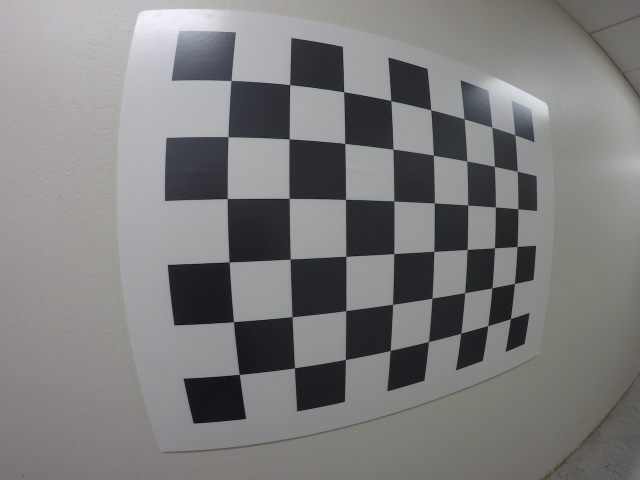
#> input picture camera_cal/GOPR0032.jpg, 1280 x 960 px (shown at 1/2 size); its folder holds only this picture in this run; the run also reads 1 picture not shown here
$ jupyter execute --allow-errors report.ipynb   (shell and % lines are left out)   (older library calls are emulated)
#> lines starting #> are read from the running program, lines starting #| are printed output that depends on the picture; after the words box and inside, x2 and y2 are one past the last pixel; in counts of white or black regions, pixels touching at a corner belong together
# Advanced lane finding project.
This jupyter notebook is used to find the lane lines on the road. First define the functions and test on test images.
Then, define a pipeline to process video and test on the project_video.mp4.

First, compute the camera matrix and distortion coefficients.

calibration.py

[cell 1]
import numpy as np
import cv2
import glob
import pickle

#Compute the camera calibration matrix and distortion coefficients given a set of chessboard images.
# prepare object points, like (0,0,0), (1,0,0), (2,0,0) ....,(6,5,0)
objp = np.zeros((6*8,3), np.float32)
objp[:,:2] = np.mgrid[0:8, 0:6].T.reshape(-1,2)

# Arrays to store object points and image points from all the images.
objpoints = [] # 3d points in real world space
imgpoints = [] # 2d points in image plane.

# Make a list of calibration images
images = glob.glob('camera_cal/GO*.jpg')

# Step through the list and search for chessboard corners
for idx, fname in enumerate(images):
    img = cv2.imread(fname)
#> img is the input picture: shape (960, 1280, 3); mean B, G, R 124.7, 124.9, 125.1
    gray = cv2.cvtColor(img, cv2.COLOR_BGR2GRAY)

    # Find the chessboard corners
    ret, corners = cv2.findChessboardCorners(gray, (8,6), None)
#> ret = True; corners = 48 rows, first 8: [462.6, 161.3], [579.9, 169.7], [687.9, 184.1], [782.3, 201.7], [862.1, 220.2], [928.7, 238.1], [984.4, 254.6], [1030.1, 270]

    # If found, add object points, image points
    if ret == True:
        objpoints.append(objp)
        imgpoints.append(corners)

# Test undistortion on an image
img = cv2.imread('test_images/test4.jpg')
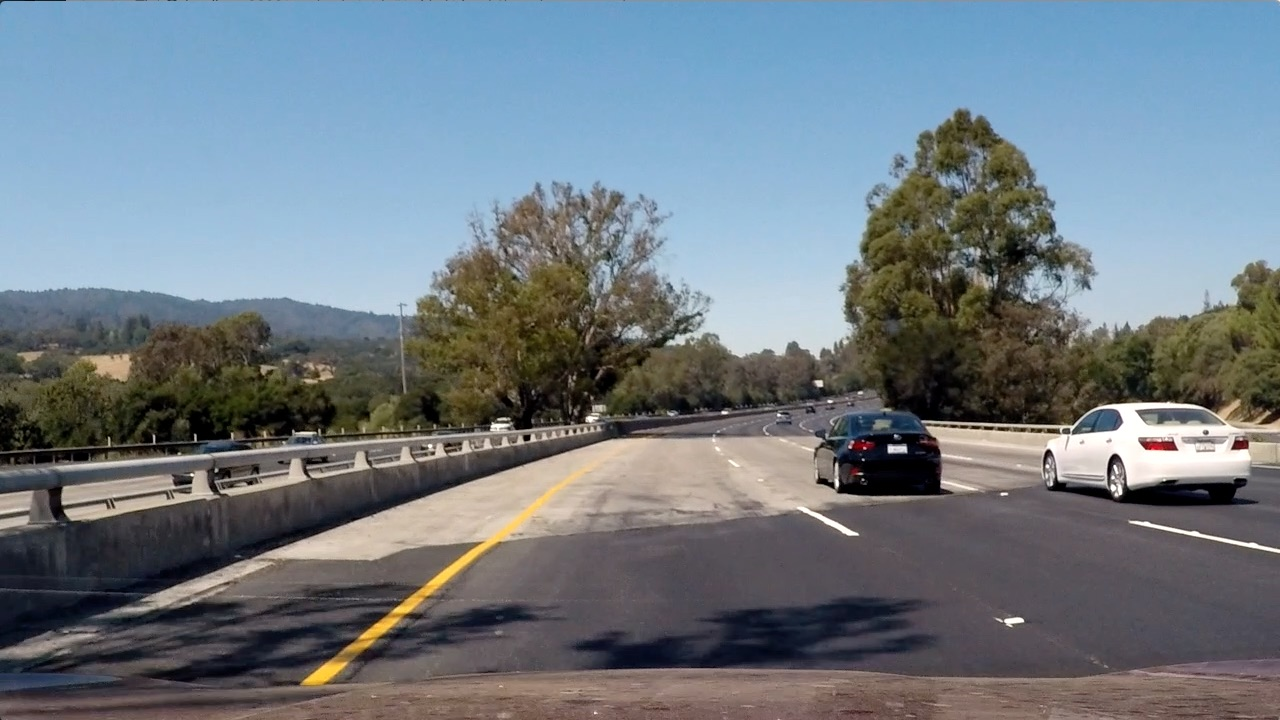
#> input picture test_images/test4.jpg, 1280 x 720 px
#> img is the input picture: shape (720, 1280, 3); mean B, G, R 130.9, 122.7, 112.2
img_size = (img.shape[1], img.shape[0])

# Do camera calibration given object points and image points
ret, mtx, dist, rvecs, tvecs = cv2.calibrateCamera(objpoints, imgpoints, img_size,None,None)
#> ret = 0.275; mtx = [[524.9, 0, 639.8], [0, 525.6, 498.8], [0, 0, 1]]; dist = [[-0.241, 0.106, -0.000502, 0.00512, -0.0337]]; rvecs = ([0.0865, -0.305, -0.026],); tvecs = ([-1.48, -2.79, 3.77],)

# Save the camera calibration result for later use (we won't worry about rvecs / tvecs)
dist_pickle = {}
dist_pickle["mtx"] = mtx
dist_pickle["dist"] = dist
pickle.dump( dist_pickle, open("dist_pickle.p", "wb"))

Define the functions to do perspective transformation

perspective_transform.py

[cell 2]
def compute_M_Minv():
    '''
    This is used to compute M and Minv
    :return:
    '''
    # src points x,y 280,720   1250, 720 590, 450  710, 450
    src = np.float32([[595, 460], [715, 460], [280, 720], [1260, 720]])

    # c) define 4 destination points dst = np.float32([[,],[,],[,],[,]])
    dst = np.float32([[350, 0], [950, 0], [350, 720], [950, 720]])

    # d) use cv2.getPerspectiveTransform() to get M, the transform matrix
    M = cv2.getPerspectiveTransform(src, dst)
    Minv = cv2.getPerspectiveTransform(dst, src)
    return M, Minv


def pt(img, M):
    '''
    This is used to apply perspective transform
    :param img:
    :param M:
    :return:
    '''
    # e) use cv2.warpPerspective() to warp your image to a top-down view
    img_size = (img.shape[1], img.shape[0])
    warped = cv2.warpPerspective(img, M, img_size, flags = cv2.INTER_LINEAR)
    return warped

Define the functions to do thresholding and perspective transformation.

thresholding.py

[cell 3]
import matplotlib.image as mpimg
#read the camera calibration result
with open('dist_pickle.p', mode='rb') as f:
    dist_pickle = pickle.load(f)


def region_of_interest(img, vertices):
    """
    Applies an image mask.

    Only keeps the region of the image defined by the polygon
    formed from `vertices`. The rest of the image is set to black.
    """
    #defining a blank mask to start with
    mask = np.zeros_like(img)

    #defining a 3 channel or 1 channel color to fill the mask with depending on the input image
    if len(img.shape) > 2:
        channel_count = img.shape[2]  # i.e. 3 or 4 depending on your image
        ignore_mask_color = (255,) * channel_count
    else:
        ignore_mask_color = 1

    #filling pixels inside the polygon defined by "vertices" with the fill color
    cv2.fillPoly(mask, vertices, ignore_mask_color)

    #returning the image only where mask pixels are nonzero
    masked_image = cv2.bitwise_and(img, mask)
    return masked_image


def abs_sobel_thresh(img, thresh_min=0, thresh_max=255):
    '''
    This is used to apply x gradient.
    :param img:
    :param thresh_min:
    :param thresh_max:
    :return:
    '''
    # Apply the following steps to img
    # 1) Convert to grayscale
    gray = cv2.cvtColor(img, cv2.COLOR_RGB2GRAY)
    # 2) Take the derivative in x or y given orient = 'x' or 'y'
    sobelx = cv2.Sobel(gray, cv2.CV_64F, 1, 0)
    # 3) Take the absolute value of the derivative or gradient
    abs_sobelx = np.absolute(sobelx)
    # 4) Scale to 8-bit (0 - 255) then convert to type = np.uint8
    scaled_sobel = np.uint8(255 * abs_sobelx/np.max(abs_sobelx))
    # 5) Create a mask of 1's where the scaled gradient magnitude
            # is > thresh_min and < thresh_max
    binary_output = np.zeros_like(scaled_sobel)
    binary_output[(scaled_sobel >= thresh_min) & (scaled_sobel <= thresh_max)] = 1
    # 6) Return this mask as your binary_output image
    return binary_output


def color_mask(img):
    '''
    This is used to convert the color space to HSV, and pick yellow lane and white lane according to the color range.
    :param img:
    :return:
    '''

    dst = cv2.cvtColor(img, cv2.COLOR_RGB2HSV)

    yellow_hsv_low = np.array([0, 80, 0])
    yellow_hsv_high = np.array([80, 255, 255])

    white_hsv_low = np.array([20, 0, 180])
    white_hsv_high = np.array([255, 80, 255])

    mask_yellow = cv2.inRange(dst, yellow_hsv_low, yellow_hsv_high)
    mask_white = cv2.inRange(dst, white_hsv_low, white_hsv_high)
    return mask_yellow+mask_white


def thresholding(img, M):
    '''
    This is used to combine X gradient and color selection.
    :param img:
    :return:
    '''
    #undistort
    dst = cv2.undistort(img, dist_pickle["mtx"], dist_pickle["dist"], None, dist_pickle["mtx"])

    #mpimg.imsave("output_images/undistort/test6.png", dst)

    #apply region mask
    imshape = dst.shape
    vertices = np.array([[(50, imshape[0]), (0.472 * imshape[1], 400),
                          (0.528 * imshape[1], 400),
                          (imshape[1] - 50, imshape[0])]], dtype=np.int32)
    region = region_of_interest(dst, vertices)

    #apply perspective transform
    region = pt(region, M)

    #apply color selection
    color = color_mask(region)

    #apply x gradient.
    grad_binary = abs_sobel_thresh(region, thresh_min=10, thresh_max=50)

    #use hough transform to clean the pixels found by grad_binary
    # Define the Hough transform parameters
    rho = 1  # distance resolution in pixels of the Hough grid
    theta = np.pi / 180  # angular resolution in radians of the Hough grid
    threshold = 30  # minimum number of votes (intersections in Hough grid cell)
    min_line_length = 30  # minimum number of pixels making up a line
    max_line_gap = 0  # maximum gap in pixels between connectable line segments

    line_image = np.copy(color) * 0  # creating a blank to draw lines on

    lines = cv2.HoughLinesP(grad_binary, rho, theta, threshold, np.array([]),
                            min_line_length, max_line_gap)
    for line in lines:
        for x1, y1, x2, y2 in line:
            cv2.line(line_image, (x1, y1), (x2, y2), 255, thickness=1)

    #combine x sobel and color selection
    combined = np.zeros_like(color)
    combined[(color == 255) | (line_image == 255)] = 1

    #mpimg.imsave("output_images/threshold/test6.png", combined, cmap='gray')


    return combined


# [54 lines left out: function thresholding2, not called in this run]

# Test on images
First, show the test image.

[cell 4]
import matplotlib.pyplot as plt
M, Minv = compute_M_Minv()
img = mpimg.imread('test_images/test1.jpg')
plt.imshow(img)

Test thresholding.

[cell 5]
warped = thresholding(img, M)
#> in thresholding, `lines = cv2.HoughLinesP(grad_binary, rho, theta, threshold, np.array([..`: lines = 37 rows, first 6: [26, 303, 37, 200], [24, 253, 27, 212], [49, 95, 54, 62], [36, 195, 44, 147], [34, 192, 43, 117], [41, 79, 45, 47]
#> the loop in thresholding, `for line in lines:` made 37 passes
#> after the loop in thresholding, `for line in lines:`:
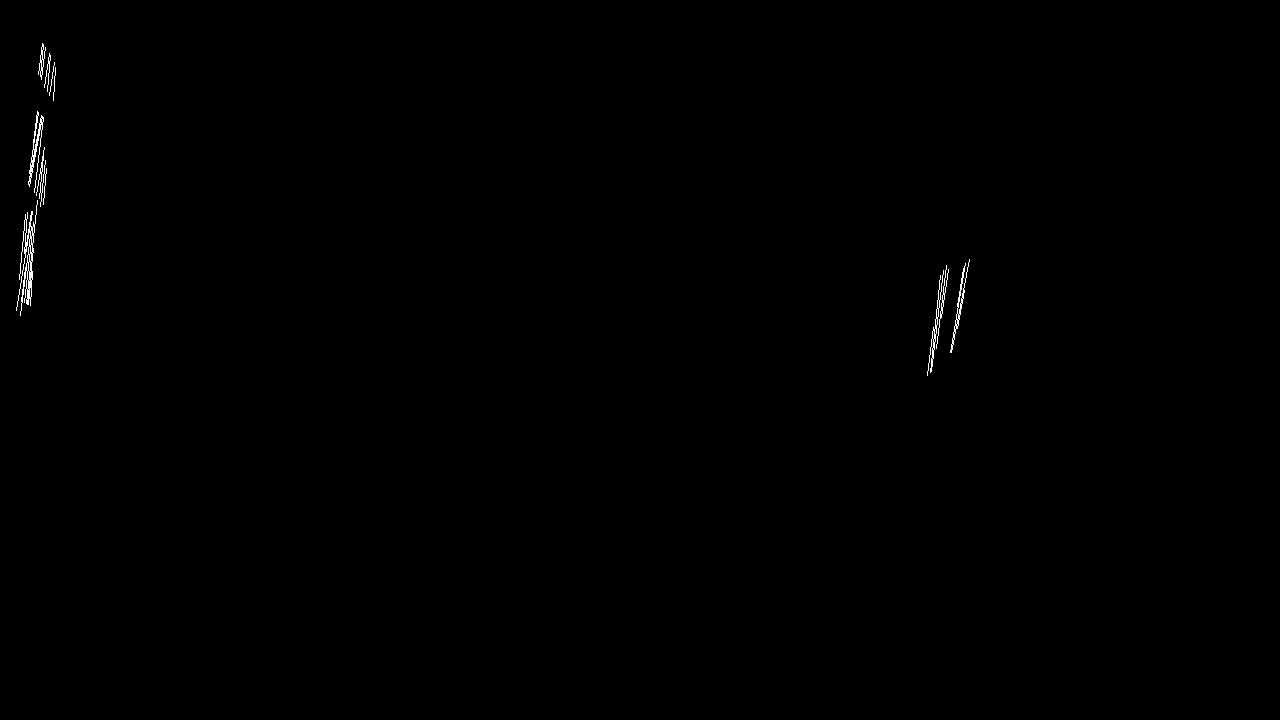
#> line_image: shape (720, 1280); 0.22% white in thin lines or dots, all inside (x1, y1, x2, y2) = (16, 43, 970, 376)
plt.imshow(warped, cmap = 'gray')

Define the functions to find the lane pixels and drawing curvature and vehicle position and draw back to the original
images.

lane_finding.py

[cell 6]
def lane_finding(warped):
    '''
    This is used to find all lane line pixels.
    :param warped:
    :return:
    '''
    lefty, leftx, righty, rightx = [], [], [], []

    #slide window size
    window_height = 100
    window_width_half = 60

    #the bottom half
    histogram = np.sum(warped[warped.shape[0]//2:,:], axis=0)

    peak_left = np.argmax(histogram[:warped.shape[1]//2])
    peak_right = np.argmax(histogram[warped.shape[1]//2:]) + warped.shape[1]//2

    #Add some points to make the line more robust.
    for i in range(100):
        righty.append(720)
        rightx.append(peak_right)

    for offset in range(warped.shape[0],-1, -window_height):
        if offset - window_height < 0:
            start = 0
        else:
            start = offset - window_height

        for y in range(start, offset):
            for x in range(peak_left - window_width_half, peak_left + window_width_half + 1):
                if warped[y, x] == 1:
                    leftx.append(x)
                    lefty.append(y)

            for x in range(peak_right - window_width_half, peak_right + window_width_half + 1):
                if warped[y, x] == 1:
                    rightx.append(x)
                    righty.append(y)

        histogram_left = np.sum(warped[start:offset, peak_left - window_width_half:peak_left + window_width_half + 1], axis=0)
        histogram_right = np.sum(warped[start:offset, peak_right - window_width_half:peak_right + window_width_half + 1], axis=0)

        try:
            if histogram_left.max() > 5:
                peak_left = np.argmax(histogram_left) + peak_left - window_width_half
        except:
            pass

        try:
            if histogram_right.max() > 5:
                peak_right = np.argmax(histogram_right) + peak_right - window_width_half
        except:
            pass

    return np.array(leftx),np.array(lefty),np.array(rightx),np.array(righty)


def get_curvature(left_fitx, right_fitx, yvals):
    # Define conversions in x and y from pixels space to meters
    ym_per_pix = 30 / 720  # meters per pixel in y dimension
    xm_per_pix = 3.7 / 700  # meteres per pixel in x dimension
    y_eval = 720
    left_fit_cr = np.polyfit(yvals * ym_per_pix, left_fitx * xm_per_pix, 2)
    right_fit_cr = np.polyfit(yvals * ym_per_pix, right_fitx * xm_per_pix, 2)
    left_curverad = ((1 + (2 * left_fit_cr[0] * y_eval + left_fit_cr[1]) ** 2) ** 1.5) \
                    / np.absolute(2 * left_fit_cr[0])
    right_curverad = ((1 + (2 * right_fit_cr[0] * y_eval + right_fit_cr[1]) ** 2) ** 1.5) \
                     / np.absolute(2 * right_fit_cr[0])
    # Now our radius of curvature is in meters
    return left_curverad, right_curverad


def get_polyfit(leftx, lefty, yvals, lleftfit = None, llleftfit = None):
    left_fit = np.polyfit(lefty, leftx, 2)
    if lleftfit != None:
        if llleftfit != None:
            left_fit = 0.4*left_fit + 0.4*lleftfit + 0.2*llleftfit
        else:
            left_fit = (left_fit + lleftfit)/2
    left_fitx = left_fit[0] * yvals ** 2 + left_fit[1] * yvals + left_fit[2]
    return left_fitx, left_fit


def vehicle_position(left_fitx, right_fitx):
    xm_per_pix = 3.7 / 700  # meteres per pixel in x dimension
    val_center = (left_fitx[-1] + right_fitx[-1])/2
    return (1280/2 - val_center) * xm_per_pix


def draw_back(warped, img, left_fitx, right_fitx, yvals, Minv):
    # Create an image to draw the lines on
    warp_zero = np.zeros_like(warped).astype(np.uint8)
    color_warp = np.dstack((warp_zero, warp_zero, warp_zero))

    # Recast the x and y points into usable format for cv2.fillPoly()
    pts_left = np.array([np.transpose(np.vstack([left_fitx, yvals]))])
    pts_right = np.array([np.flipud(np.transpose(np.vstack([right_fitx, yvals])))])
    pts = np.hstack((pts_left, pts_right))

    # Draw the lane onto the warped blank image
    cv2.fillPoly(color_warp, np.int_([pts]), (0, 255, 0))

    # Warp the blank back to original image space using inverse perspective matrix (Minv)
    newwarp = cv2.warpPerspective(color_warp, Minv, (color_warp.shape[1], color_warp.shape[0]))
    # Combine the result with the original image
    result = cv2.addWeighted(img, 1, newwarp, 0.3, 0)
    return result

Find the lane line pixels, and draw back onto the original images. The curvature and lane deviation are also shown in
the image.

[cell 7]
leftx, lefty, rightx, righty = lane_finding(warped)
#> in lane_finding, `histogram = np.sum(warped[warped.shape[0]//2:,:], axis=0)`: histogram = 1280 values, max 360 at index 309, min 0 at index 0, mean 10.15
#> in lane_finding, `peak_left = np.argmax(histogram[:warped.shape[1]//2])`: peak_left = 309
#> in lane_finding, `peak_right = np.argmax(histogram[warped.shape[1]//2:]) + warped.shape[..`: peak_right = 901
#> after the loop in lane_finding, `for i in range(100):`: rightx = 100 values from 901 to 901; righty = 100 values from 720 to 720
#> the loop in lane_finding, `for offset in range(warped.shape[0],-1, -window_height):` made 8 passes
#> (peak_left, peak_right) on passes 1, 4, 5: (309, 901), (307, 939), (322, 958)
#> after the loop in lane_finding, `for offset in range(warped.shape[0],-1, -window_height):`: leftx = 20651 items; peak_left = 370; peak_right = 958; rightx = 2330 values, max 969 at index 1259, min 896 at index 425, mean 939.3; righty = 2330 values, max 720 at index 0, min 257 at index 1258, mean 389

yvals = np.linspace(0, 100, num=101) * 7.2
left_fitx, left_fit = get_polyfit(leftx, lefty, yvals)
#> in get_polyfit, `left_fit = np.polyfit(lefty, leftx, 2)`: left_fit = [0.000125, -0.141, 355.7]
#> in get_polyfit, `left_fitx = left_fit[0] * yvals ** 2 + left_fit[1] * yvals + left_fit[2]`: left_fitx = 101 values, max 355.7 at index 0, min 316.1 at index 78, mean 326.8
#> left_fit = [0.000125, -0.141, 355.7]
right_fitx, right_fit = get_polyfit(rightx, righty,yvals)
#> right_fitx = 101 values, max 1027.5 at index 0, min 905.8 at index 100, mean 948.2; right_fit = [0.000215, -0.324, 1027.5]
left_curverad, right_curverad = get_curvature(left_fitx, right_fitx, yvals)
#> in get_curvature, `left_fit_cr = np.polyfit(yvals * ym_per_pix, left_fitx * xm_per_pix, 2)`: left_fit_cr = [0.000382, -0.0179, 1.88]
#> in get_curvature, `right_fit_cr = np.polyfit(yvals * ym_per_pix, right_fitx * xm_per_pix,..`: right_fit_cr = [0.000656, -0.0411, 5.43]
#> in get_curvature, `left_curverad = ((1 + (2 * left_fit_cr[0] * y_eval + left_fit_cr[1]) *..`: left_curverad = 1902.6
#> in get_curvature, `right_curverad = ((1 + (2 * right_fit_cr[0] * y_eval + right_fit_cr[1]..`: right_curverad = 1865.5
#> left_curverad = 1902.6; right_curverad = 1865.5

ve_position = vehicle_position(left_fitx, right_fitx)
#> in vehicle_position, `val_center = (left_fitx[-1] + right_fitx[-1])/2`: val_center = 612.5
#> ve_position = 0.145
ve_position = 'Lane deviation: ' + str(np.around(ve_position, 2)) + ' m.'
#> ve_position = 'Lane deviation: 0.15 m.'

str_curv = 'Curvature: Left = ' + str(np.around(left_curverad, 2)) + ', Right = ' + str(np.around(right_curverad, 2))
font = cv2.FONT_HERSHEY_COMPLEX
#> font = 3
result = draw_back(warped, img, left_fitx, right_fitx, yvals, Minv)
#> in draw_back, `pts_left = np.array([np.transpose(np.vstack([left_fitx, yvals]))])`: pts_left = 101 pairs, first value 316.1 to 355.7, second value 0 to 720
#> in draw_back, `pts_right = np.array([np.flipud(np.transpose(np.vstack([right_fitx, yv..`: pts_right = 101 pairs, first value 905.8 to 1027.5, second value 0 to 720
#> in draw_back, `pts = np.hstack((pts_left, pts_right))`: pts = 202 pairs, first value 316.1 to 1027.5, second value 0 to 720
cv2.putText(result, str_curv, (30, 60), font, 1, (0, 255, 0), 2)
cv2.putText(result, ve_position, (30, 90), font, 1, (0, 255, 0), 2)
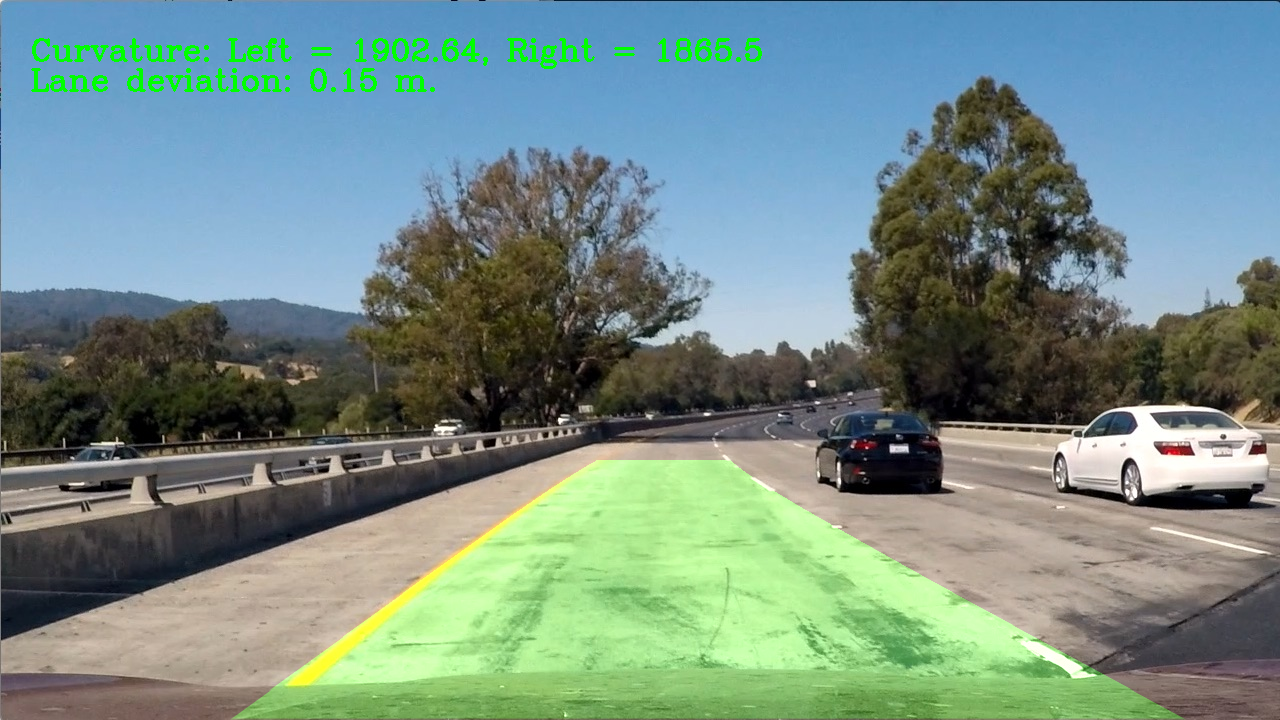
#> result: shape (720, 1280, 3); mean R, G, B 116.6, 140.9, 133.7

plt.imshow(result)

# Test on the video.
Defind the pipeline to process video. Note that Line() class is used to store the recent fits. When we are confident
about our finding in the last frame, we can only search around the line center in the last frame.

[cell 8]
from moviepy.editor import VideoFileClip

# Define a class to receive the characteristics of each line detection
class Line():
    def __init__(self):
        #last frame detected
        self.detected = False

        #line range in last frame
        self.recent_leftrange = [0, 0]
        self.recent_rightrange = [0, 0]

        self.left_fit = None
        self.right_fit = None

        self.left_fit2 = None
        self.right_fit2 = None

    # [5 lines left out: function update_fit, not called in this run]
line = Line()

M, Minv = compute_M_Minv()
#> M = [[-0.428, -1.34, 843.3], [0, -1.94, 890.7], [3.38e-19, -0.00236, 1]]; Minv = [[0.2, -0.779, 525], [1.9e-16, -0.516, 460], [5.43e-19, -0.00122, 1]]
yvals = np.linspace(0, 100, num=101) * 7.2


# [40 lines left out: function process_image, not called in this run]
